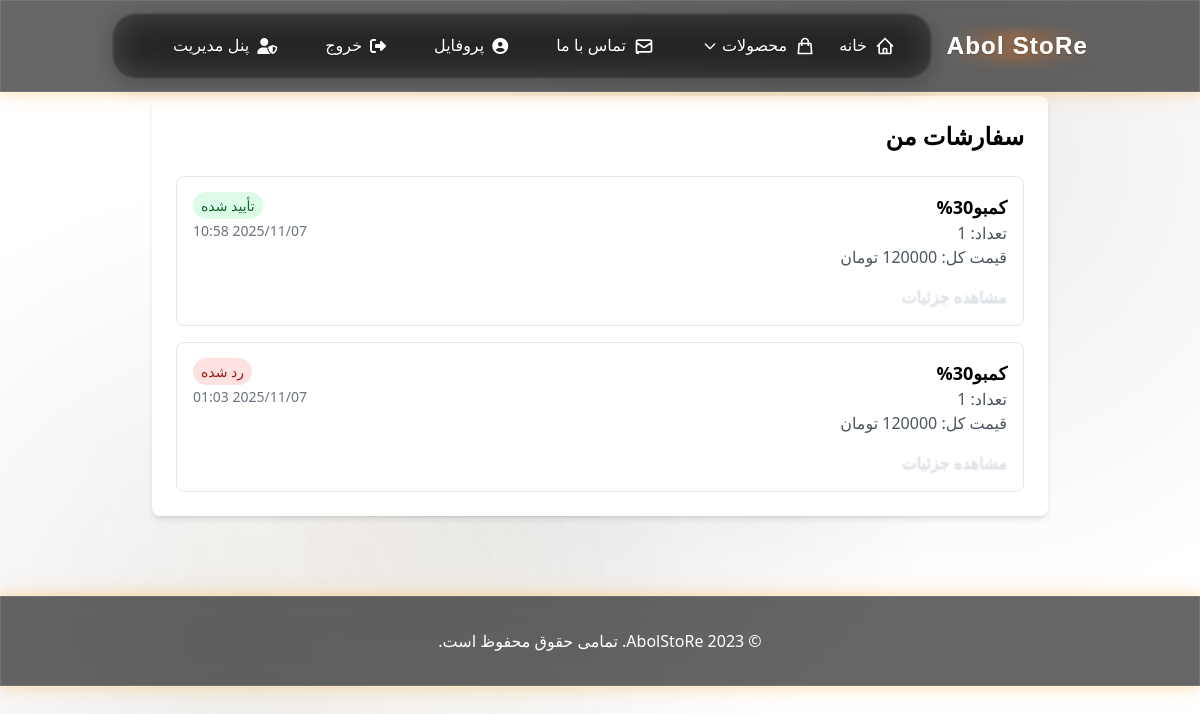
Page /orders/cart/ (signed in) on the committed database.
### apps/orders/models.py (models this page shows, shortened)
class Order(models.Model):
    STATUS_CHOICES = (
        ('pending', 'ثبت شده'),
        ('waiting', 'در انتظار تأیید'),
        ('confirmed', 'تأیید شده'),
        ('rejected', 'رد شده'),
        ('delivered', 'تحویل شده'),
    )
    user = models.ForeignKey(settings.AUTH_USER_MODEL, on_delete=models.CASCADE, related_name='orders', verbose_name=_('کاربر'))
    product = models.ForeignKey(Product, on_delete=models.CASCADE, related_name='orders', verbose_name=_('محصول'))
    quantity = models.PositiveIntegerField(_('تعداد'), default=1)
    total_price = models.PositiveIntegerField(_('قیمت کل (تومان)'))
    status = models.CharField(_('وضعیت'), max_length=20, choices=STATUS_CHOICES, default='pending')
    referral_code = models.CharField(_('کد معرف'), max_length=50, blank=True, null=True)
    created_at = models.DateTimeField(_('تاریخ ایجاد'), auto_now_add=True)
    updated_at = models.DateTimeField(_('تاریخ بروزرسانی'), auto_now=True)
    class Meta:
        verbose_name = _('سفارش')
        verbose_name_plural = _('سفارشات')
        ordering = ['-created_at']

### apps/store/models.py (models this page shows, shortened)
class Product(models.Model):
    GUARANTEE_CHOICES = (
        ('metaK', 'متیک'),
        ('legend', 'لجند'),
        ('supertash', 'سوپرتاش'),
    )
    category = models.ForeignKey(Category, on_delete=models.SET_NULL, null=True, blank=True, related_name='products', verbose_name=_('دسته بندی'))
    name = models.CharField(_('نام محصول'), max_length=200)
    slug = models.SlugField(_('اسلاگ'), max_length=200, unique=True, allow_unicode=True)
    description = models.TextField(_('توضیحات'))
    price = models.PositiveIntegerField(_('قیمت (تومان)'))
    guarantee_type = models.CharField(_('نوع تضمین'), max_length=20, choices=GUARANTEE_CHOICES)
    stock = models.PositiveIntegerField(_('تعداد موجودی (پارت)'), default=1)
    image = models.ImageField(_('تصویر محصول'), upload_to='products/', blank=True, null=True)
    webp_image = models.ImageField(_('تصویر WebP محصول'), upload_to='products/webp/', blank=True, null=True)
    is_active = models.BooleanField(_('فعال'), default=True)
    created_at = models.DateTimeField(_('تاریخ ایجاد'), auto_now_add=True)
    updated_at = models.DateTimeField(_('تاریخ بروزرسانی'), auto_now=True)
    sales_count = models.PositiveIntegerField(_('تعداد فروش'), default=0)
    class Meta:
        verbose_name = _('محصول')
        verbose_name_plural = _('محصولات')
        ordering = ['-created_at']

### apps/orders/views.py (the view)
# urls.py: path('', views.order_list, name='order_list'),
@login_required
def order_list(request):
    orders = Order.objects.filter(user=request.user).order_by('-created_at')
    return render(request, 'orders/order_list.html', {'orders': orders})

### apps/store/urls.py (called while the page is built)
    def to_url(self, value):
        return value

### config/context_processors.py (called while the page is built)
def cart_count(request):
    cart_count = 0
    if request.user.is_authenticated:
        cart_count = Order.objects.filter(
            user=request.user,
            status__in=['pending', 'waiting']
        ).count()
    return {'cart_count': cart_count}

def categories_context(request):
    categories = Category.objects.filter(is_active=True).order_by('name')
    return {'categories': categories}

### frontend/templates/orders/order_list.html (shortened to what this page needs)
{% extends 'base.html' %}
{% block content %}
<div class="max-w-4xl mx-auto">
    <div class="bg-white rounded-lg shadow-md p-6">
        <h1 class="text-2xl font-bold text-secondary mb-6">سفارشات من</h1>
        {% if orders %}
            <div class="space-y-4">
                {% for order in orders %}
                    <div class="border border-gray-200 rounded-lg p-4 hover:shadow-md transition">
                        <div class="flex justify-between items-start mb-2">
                            <div>
                                <h3 class="font-semibold text-lg">{{ order.product.name }}</h3>
                                <p class="text-gray-600">تعداد: {{ order.quantity }}</p>
                                <p class="text-gray-600">قیمت کل: {{ order.total_price }} تومان</p>
                            </div>
                            <div class="text-left">
                                <span class="px-2 py-1 rounded-full text-sm
                                    {% if order.status == 'pending' %}bg-yellow-100 text-yellow-800
                                    {% elif order.status == 'waiting' %}bg-blue-100 text-blue-800
                                    {% elif order.status == 'confirmed' %}bg-green-100 text-green-800
                                    {% elif order.status == 'rejected' %}bg-red-100 text-red-800
                                    {% elif order.status == 'delivered' %}bg-gray-100 text-gray-800
                                    {% endif %}">
                                    {{ order.get_status_display }}
                                </span>
                                <p class="text-sm text-gray-500 mt-1">{{ order.created_at|date:"Y/m/d H:i" }}</p>
                            </div>
                        </div>
                        <div class="flex justify-between items-center mt-4">
                            <a href="{% url 'orders:order_detail' order.id %}" class="text-primary hover:text-orange-600 transition">
                                مشاهده جزئیات
                            </a>
                        </div>
                    </div>
                {% endfor %}
            </div>
        {% endif %}
    </div>
</div>
{% endblock %}

### rows in the picture
Order: product.name "کمبو30%", quantity "1", status "تأیید شده", created_at "2025/11/07 10:58"
Order: product.name "کمبو30%", quantity "1", status "رد شده", created_at "2025/11/07 01:03"
